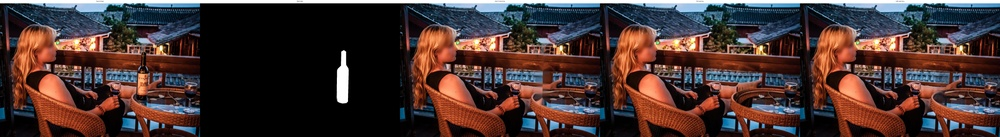
#> input picture Vis/combined_images/ADE_frame_00000021.jpg, 1000 x 137 px, shrunk from 9000 x 1230 before the run, found by its file name; the run also reads 1 picture not shown here
$ jupyter execute --allow-errors visualisations.ipynb
#> lines starting #> are read from the running program, lines starting #| are printed output that depends on the picture
[cell 1]
from PIL import Image, ImageDraw, ImageFont
import os
import cv2
import numpy as np

## Directorys Laden

[cell 2]
# Pfade zu den Bildverzeichnissen
image_filenames_selected = "Vis/SelectedforVis/"
image_path = "Dataset_new/images/"
mask_path = "Dataset_new/masks/"
opencv_path = "results/opencv/"
sd_path = "results/sd/"
lama_path = "results/lama/"

[cell 3]
# Liste der Dateinamen (ohne Verzeichnisse)
image_filenames = [
    "ADE_frame_00000021.jpg",
    "ADE_frame_00000042.jpg",
    "ADE_frame_00000045.jpg",
    "ADE_frame_00000094.jpg",
    "ADE_frame_00000105.jpg",
    "ADE_frame_00000154.jpg",
    "ADE_frame_00000166.jpg",
    "ADE_train_00000003.jpg",
    "ADE_train_00000651.jpg",
    "ADE_train_00000655.jpg",
    "ADE_train_00000658.jpg",
    "ADE_train_00000667.jpg",
    "ADE_train_00001222.jpg",
    "ADE_train_00001489.jpg",
    "ADE_train_00001490.jpg",
    "ADE_train_00001492.jpg",
    "ADE_train_00001494.jpg",
    "ADE_train_00001551.jpg",
    "ADE_train_00001552.jpg",
    "ADE_train_00001554.jpg",
    "ADE_train_00001558.jpg",
    "ADE_train_00001561.jpg",
    "ADE_train_00001607.jpg",
    "ADE_train_00001633.jpg",
    "ADE_train_00001634.jpg",
    "ADE_train_00001639.jpg",
    "ADE_train_00001646.jpg",
    "ADE_train_00001657.jpg",
    "ADE_train_00001707.jpg",
    "ADE_train_00005392.jpg",
    "ADE_train_00009499.jpg",
    "ADE_train_00012229.jpg",
    "ADE_train_00015288.jpg",
    "ADE_train_00022632.jpg",
    "ADE_train_00022636.jpg",
    "ADE_train_00022703.jpg",
    "ADE_train_00024787.jpg",
    "ADE_train_00025023.jpg"
]

## Original - Mask - Lama Laden

[cell 4]
# Zielverzeichnis für die kombinierten Bilder
output_dir = "Vis/Lama/combined_images/"
os.makedirs(output_dir, exist_ok=True)

[cell 5]
for filename in image_filenames:
    try:
        # Bilder laden
        original_img = Image.open(os.path.join(image_path, filename))
#> original_img is the input picture: PIL image 1000x137 RGB; mean R, G, B 70.9, 52.2, 50.2
        mask_img = Image.open(os.path.join(mask_path, filename))
        lama_img = Image.open(os.path.join(lama_path, filename))

        # Alle Bilder auf die gleiche Größe skalieren
        width, height = original_img.size
#> width = 1000; height = 137
        mask_img = mask_img.resize((width, height))
        lama_img = lama_img.resize((width, height))


        # Kombinierte Breite und Höhe berechnen
        combined_width = width * 3
#> combined_width = 3000
        combined_height = height
#> combined_height = 137

        # Neues Bild erstellen
        combined_img = Image.new("RGB", (combined_width, combined_height))
#> combined_img: PIL image 3000x137 RGB; every value is 0

        # Einzelbilder nebeneinander einfügen
        combined_img.paste(original_img, (0, 0))
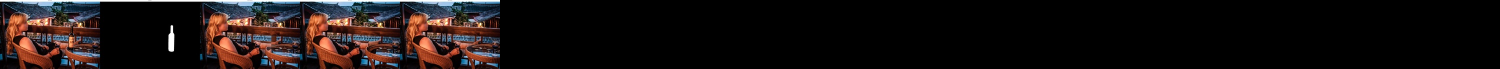
#> combined_img: PIL image 3000x137 RGB (shown at 1/2 size); mean R, G, B 23.6, 17.4, 16.7
        combined_img.paste(mask_img, (width, 0))
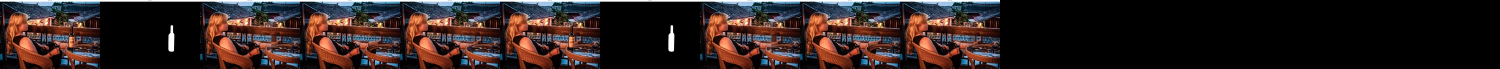
#> combined_img: PIL image 3000x137 RGB (shown at 1/2 size); mean R, G, B 47.3, 34.8, 33.4
        combined_img.paste(lama_img, (width * 2, 0))
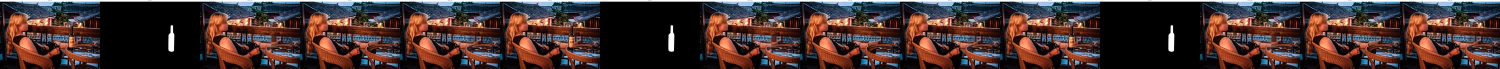
#> combined_img: PIL image 3000x137 RGB (shown at 1/2 size); mean R, G, B 70.9, 52.2, 50.2


        # Kombiniertes Bild speichern
        output_path = os.path.join(output_dir, filename)
        combined_img.save(output_path)

        print(f"Kombiniertes Bild gespeichert: {output_path}")
    except Exception as e:
        print(f"Fehler bei {filename}: {e}")
#> pass 2 of the loop `for filename in image_filenames:`:
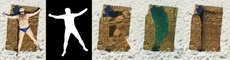
#> input picture Vis/SelectedforVis/ADE_frame_00000042.jpg, 230 x 60 px, shrunk from 2070 x 536 before the run, found by its file name
#> original_img is the input picture: PIL image 230x60 RGB; mean R, G, B 142.1, 134.7, 118.4
#> pass 3 of the loop `for filename in image_filenames:`:
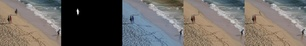
#> input picture Vis/combined_images_without_titel/ADE_frame_00000045.jpg, 306 x 46 px, shrunk from 2750 x 413 before the run, found by its file name
#> original_img is the input picture: PIL image 306x46 RGB; mean R, G, B 110, 104.9, 100.2
#> `combined_img.paste(lama_img, (width * 2, 0))`:
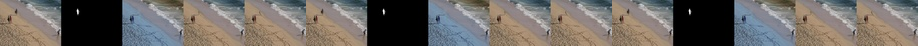
#> combined_img: PIL image 918x46 RGB; mean R, G, B 110, 104.9, 100.2
#> the loop made 38 passes; the first 3 are shown

## Alle Bilder Laden mit Titel

[cell 6]
# Zielverzeichnis für die kombinierten Bilder
output_dir_2 = "Vis/combined_images/"
#> output_dir_2 = 'Vis/combined_images/'
os.makedirs(output_dir_2, exist_ok=True)

[cell 7]
def ensure_rgb(img_cv):
    """Stellt sicher, dass das Bild im RGB-Format vorliegt."""
    if len(img_cv.shape) == 2:  # Graustufenbild
        img_cv = cv2.cvtColor(img_cv, cv2.COLOR_GRAY2RGB)
    return img_cv

[cell 8]
def add_title(img, text, width, font_size=20):
    """Fügt einen Titel über dem Bild hinzu."""
    # Platz für Titel hinzufügen
    new_height = img.height + font_size + 10  # 10 px Abstand
    new_img = Image.new("RGB", (width, new_height), "white")
    new_img.paste(img, (0, font_size + 10))

    # Text zeichnen
    draw = ImageDraw.Draw(new_img)
    try:
        # Standard-Schriftart verwenden
        font = ImageFont.load_default()
    except:
        font = None

    # Textbreite und Höhe berechnen
    if font:
        if hasattr(font, "getbbox"):  # Neuere Pillow-Versionen
            bbox = font.getbbox(text)
            text_width = bbox[2] - bbox[0]
            text_height = bbox[3] - bbox[1]
        else:  # Ältere Pillow-Versionen
            text_width, text_height = font.getsize(text)
    else:
        text_width = len(text) * font_size // 2  # Schätzung für Breite ohne Font
        text_height = font_size  # Schätzung der Höhe

    # Text zentrieren
    text_x = (width - text_width) // 2
    draw.text((text_x, 5), text, fill="black", font=font)
    return new_img

[cell 9]
for filename in image_filenames:
    try:
        # Bilder laden
        original_img = Image.open(os.path.join(image_path, filename))
        mask_img = Image.open(os.path.join(mask_path, filename))
        opencv_img = Image.open(os.path.join(opencv_path, filename))
        sd_img = Image.open(os.path.join(sd_path, filename))
        lama_img = Image.open(os.path.join(lama_path, filename))

        # Alle Bilder auf die gleiche Größe skalieren
        width, height = original_img.size
#> width = 1000; height = 137
        mask_img = mask_img.resize((width, height))
        opencv_img = opencv_img.resize((width, height))
        sd_img = sd_img.resize((width, height))
        lama_img = lama_img.resize((width, height))

        # Titel hinzufügen
        original_img = add_title(original_img, "Original Image", width)
#> in add_title, `new_img = Image.new("RGB", (width, new_height), "white")`: new_img: PIL image 1000x167 RGB; every value is 255
#> in add_title, `new_img.paste(img, (0, font_size + 10))`:
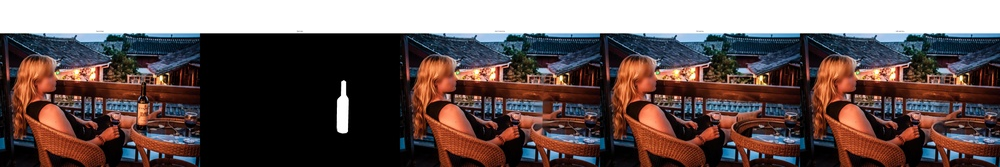
#> new_img: PIL image 1000x167 RGB; mean R, G, B 104, 88.6, 87
#> original_img: PIL image 1000x167 RGB
        mask_img = add_title(mask_img, "Mask Image", width)
        opencv_img = add_title(opencv_img, "OpenCV Inpainting", width)
        sd_img = add_title(sd_img, "SD Inpainting", width)
        lama_img = add_title(lama_img, "LaMa Inpainting", width)

        # Kombinierte Breite und Höhe berechnen
        combined_width = width * 5  # Für 5 Bilder
#> combined_width = 5000
        combined_height = original_img.height  # Höhe inkl. Titel
#> combined_height = 167

        # Neues Bild erstellen
        combined_img = Image.new("RGB", (combined_width, combined_height), "white")
#> combined_img: PIL image 5000x167 RGB; every value is 255

        # Einzelbilder nebeneinander einfügen
        combined_img.paste(original_img, (0, 0))
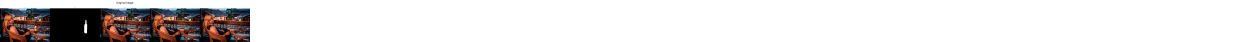
#> combined_img: PIL image 5000x167 RGB (shown at 1/4 size); mean R, G, B 224.7, 221.7, 221.3
        combined_img.paste(mask_img, (width, 0))
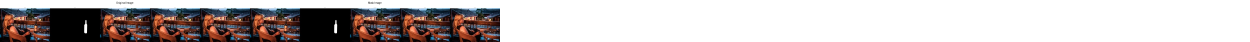
#> combined_img: PIL image 5000x167 RGB (shown at 1/4 size); mean R, G, B 194.5, 188.4, 187.7
        combined_img.paste(opencv_img, (width * 2, 0))
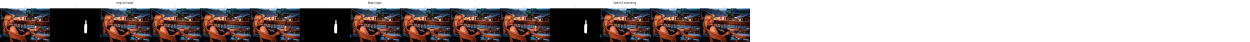
#> combined_img: PIL image 5000x167 RGB (shown at 1/4 size); mean R, G, B 164.2, 155, 154
        combined_img.paste(sd_img, (width * 3, 0))
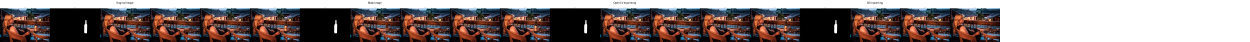
#> combined_img: PIL image 5000x167 RGB (shown at 1/4 size); mean R, G, B 134, 121.7, 120.4
        combined_img.paste(lama_img, (width * 4, 0))
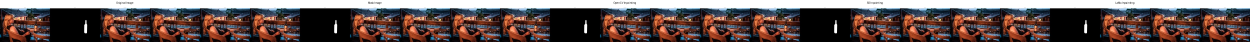
#> combined_img: PIL image 5000x167 RGB (shown at 1/4 size); mean R, G, B 103.7, 88.4, 86.7

        # Kombiniertes Bild speichern
        output_path = os.path.join(output_dir_2, filename)
        combined_img.save(output_path)

        print(f"Kombiniertes Bild gespeichert: {output_path}")
#| Kombiniertes Bild gespeichert: Vis/combined_images/ADE_frame_00000021.jpg
    except Exception as e:
        print(f"Fehler bei {filename}: {e}")
#> pass 2 of the loop `for filename in image_filenames:`:
#> in add_title (call 6), `new_img.paste(img, (0, font_size + 10))`:
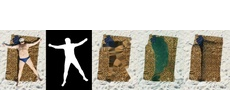
#> new_img: PIL image 230x90 RGB; mean R, G, B 179.7, 174.8, 163.9
#> original_img: PIL image 230x90 RGB
#> mask_img: PIL image 230x90 RGB
#> opencv_img: PIL image 230x90 RGB
#> sd_img: PIL image 230x90 RGB
#> lama_img: PIL image 230x90 RGB
#> `combined_img.paste(lama_img, (width * 4, 0))`:
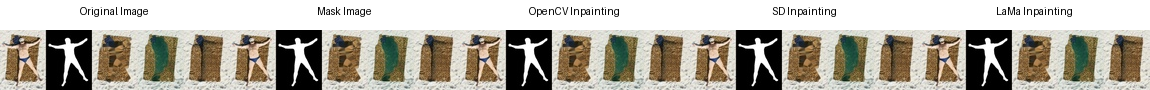
#> combined_img: PIL image 1150x90 RGB; mean R, G, B 177.7, 172.7, 161.8
#| Kombiniertes Bild gespeichert: Vis/combined_images/ADE_frame_00000042.jpg
#> pass 3 of the loop `for filename in image_filenames:`:
#> in add_title (call 11), `new_img.paste(img, (0, font_size + 10))`:
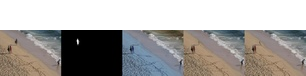
#> new_img: PIL image 306x76 RGB; mean R, G, B 167.3, 164.1, 161.3
#> original_img: PIL image 306x76 RGB
#> mask_img: PIL image 306x76 RGB
#> opencv_img: PIL image 306x76 RGB
#> sd_img: PIL image 306x76 RGB
#> lama_img: PIL image 306x76 RGB
#| Kombiniertes Bild gespeichert: Vis/combined_images/ADE_frame_00000045.jpg
#> the loop made 38 passes; the first 3 are shown

## Alle Bilder Laden ohne Titel

[cell 10]
# Zielverzeichnis für die kombinierten Bilder
output_dir_3= "Vis/combined_images_without_titel/"
#> output_dir_3 = 'Vis/combined_images_without_titel/'
os.makedirs(output_dir_3, exist_ok=True)

[cell 11]
for filename in image_filenames:
    try:
        # Bilder laden
        original_img = Image.open(os.path.join(image_path, filename))
        mask_img = Image.open(os.path.join(mask_path, filename))
        opencv_img = Image.open(os.path.join(opencv_path, filename))
        sd_img = Image.open(os.path.join(sd_path, filename))
        lama_img = Image.open(os.path.join(lama_path, filename))

        # Alle Bilder auf die gleiche Größe skalieren
        width, height = original_img.size
#> width = 1000; height = 137
        mask_img = mask_img.resize((width, height))
        opencv_img = opencv_img.resize((width, height))
        sd_img = sd_img.resize((width, height))
        lama_img = lama_img.resize((width, height))

        # Kombinierte Breite und Höhe berechnen
        combined_width = width * 5  # Für 5 Bilder
#> combined_width = 5000
        combined_height = original_img.height  # Höhe inkl. Titel
#> combined_height = 137

        # Neues Bild erstellen
        combined_img = Image.new("RGB", (combined_width, combined_height), "white")

        # Einzelbilder nebeneinander einfügen
        combined_img.paste(original_img, (0, 0))
        combined_img.paste(mask_img, (width, 0))
        combined_img.paste(opencv_img, (width * 2, 0))
        combined_img.paste(sd_img, (width * 3, 0))
        combined_img.paste(lama_img, (width * 4, 0))

        # Kombiniertes Bild speichern
        output_path3 = os.path.join(output_dir_3, filename)
        combined_img.save(output_path3)

        print(f"Kombiniertes Bild gespeichert: {output_path3}")
#| Kombiniertes Bild gespeichert: Vis/combined_images_without_titel/ADE_frame_00000021.jpg
    except Exception as e:
        print(f"Fehler bei {filename}: {e}")
#> pass 2 of the loop `for filename in image_filenames:`:
#| Kombiniertes Bild gespeichert: Vis/combined_images_without_titel/ADE_frame_00000042.jpg
#> pass 3 of the loop `for filename in image_filenames:`:
#| Kombiniertes Bild gespeichert: Vis/combined_images_without_titel/ADE_frame_00000045.jpg
#> the loop made 38 passes; the first 3 are shown

## Collagen ohne Titel

[cell 12]
# Pfad zu den Bildern
input_dir1 = "Vis/SelectedforVis/"
#> input_dir1 = 'Vis/SelectedforVis/'
output_path1 = "Vis/Collage/combined_vertical_image.jpg"  # Ausgabe-Datei

input_dir2 = "Vis/selected_2/"
output_path2 = "Vis/Collage/selected2.jpg"  # Ausgabe-Datei

input_dir3 = "Vis/selected_3/"
output_path3 = "Vis/Collage/selected3.jpg"  # Ausgabe-Datei

[cell 13]
from PIL import Image
import os

def create_collage(input_dir, output_path):
    # Alle Bilddateien aus dem Verzeichnis abrufen
    image_filenames = [f for f in os.listdir(input_dir) if f.endswith(('.png', '.jpg', '.jpeg'))]

    # Sortiere die Bilder für Konsistenz (optional)
    image_filenames.sort()

    # Liste, um geöffnete Bilder zu speichern
    images = []

    # Alle Bilder laden und auf gleiche Größe skalieren
    for filename in image_filenames:
        img_path = os.path.join(input_dir, filename)
        try:
            img = Image.open(img_path)

            # Hier skalieren wir jedes Bild auf die Größe des größten Bildes
            if images:
                max_width = max((img.width for img in images), default=img.width)
                max_height = max((img.height for img in images), default=img.height)
            else:
                max_width, max_height = img.width, img.height

            img = img.resize((max_width, max_height))  # Skalieren auf die Größe des größten Bildes
            images.append(img)
        except Exception as e:
            print(f"Fehler beim Laden von {filename}: {e}")

    # Überprüfen, ob Bilder geladen wurden
    if not images:
        print("Keine gültigen Bilder gefunden!")
    else:
        # Breite und Höhe des kombinierten Bildes berechnen
        total_width = max(img.width for img in images)
        total_height = sum(img.height for img in images)

        # Neues Bild erstellen
        combined_img = Image.new("RGB", (total_width, total_height), "white")

        # Bilder untereinander anordnen
        y_offset = 0
        for img in images:
            combined_img.paste(img, (0, y_offset))
            y_offset += img.height

        # Kombiniertes Bild speichern
        combined_img.save(output_path)
        print(f"Kombiniertes Bild gespeichert unter: {output_path}")

# Definiere die Verzeichnisse und Ausgabepfade für alle 3 Collagen
collage_info = [
    ("Vis/SelectedforVis/", "Vis/Collage/combined_vertical_image_without.jpg"),
    ("Vis/selected_2/", "Vis/Collage/selected2_without.jpg"),
    ("Vis/selected_3/", "Vis/Collage/selected3_without.jpg")
]

# Erstelle für jedes Set von Bildern eine Collage
#> (the rest of this cell did not finish here and is left out)

#> in create_collage, `total_width = max(img.width for img in images)`: total_width = 230
#> in create_collage, `total_height = sum(img.height for img in images)`: total_height = 60
#> the loop in create_collage, `for img in images:` made 1 pass
#> y_offset on pass 1: 60
#> pass 2 of the loop `for input_dir, output_path in collage_info:`:
